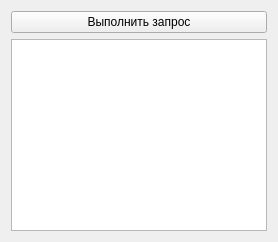
<?xml version="1.0" encoding="UTF-8"?>
<ui version="4.0">
 <class>ReportTableWidget</class>
 <widget class="QWidget" name="ReportTableWidget">
  <layout class="QVBoxLayout" name="verticalLayout">
   <item>
    <layout class="QFormLayout" name="filterLayout"/>
   </item>
   <item>
    <widget class="QPushButton" name="runButton">
     <property name="text">
      <string>Выполнить запрос</string>
     </property>
    </widget>
   </item>
   <item>
    <widget class="QTableView" name="tableView">
     <property name="alternatingRowColors">
      <bool>true</bool>
     </property>
    </widget>
   </item>
  </layout>
 </widget>
 <resources/>
 <connections/>
</ui>
